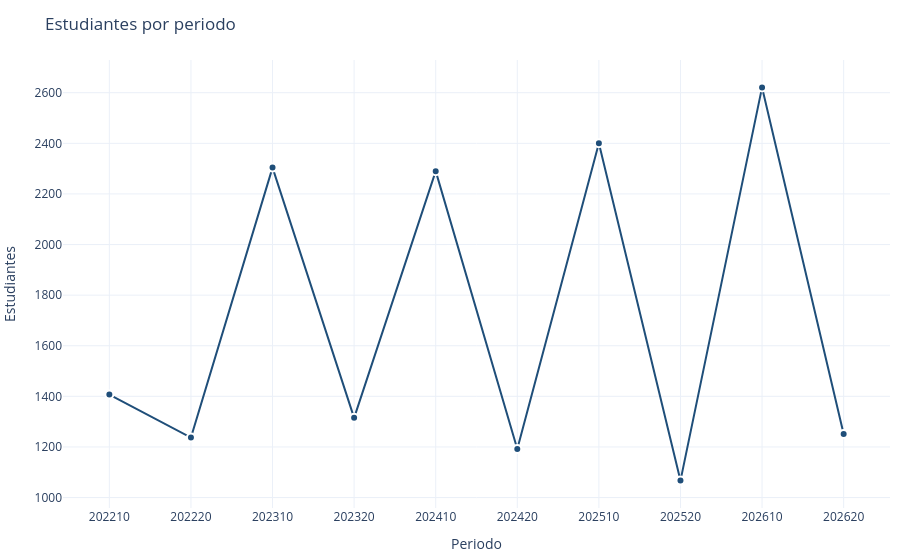
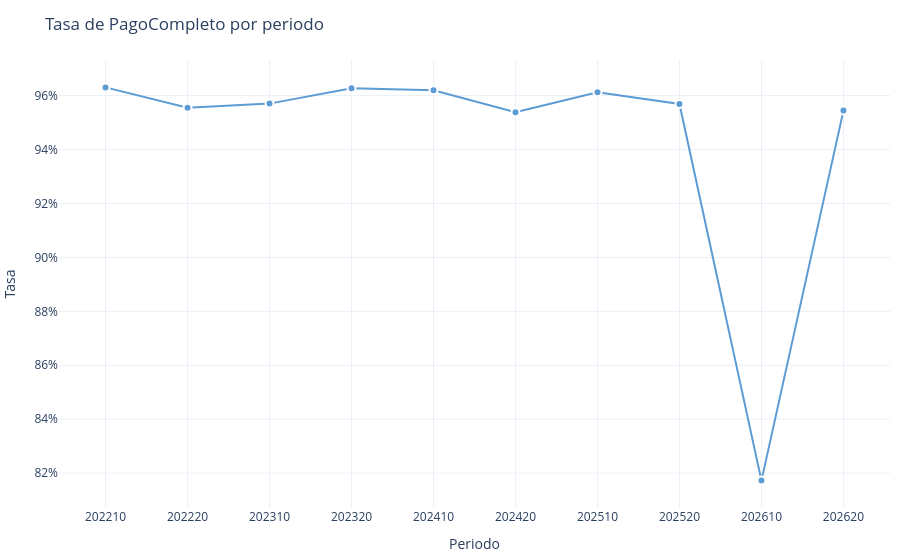

Write notebook code for charts like these, in order.
### Markdown cell above
## 5. Tendencia por periodo (`PeriodoBanner_Sales`)

Volumen de estudiantes y tasa de `PagoCompleto` por periodo. Dos gráficos de un solo eje cada uno (evitar doble eje).

### Code cell
por_periodo = (
    df.assign(es_pago_completo=df["AdEstado"] == "PagoCompleto")
    .groupby("PeriodoBanner_Sales")
    .agg(n_estudiantes=("IdBanner", "count"), tasa_pago_completo=("es_pago_completo", "mean"))
    .reset_index()
    .sort_values("PeriodoBanner_Sales")
)

fig_vol = go.Figure(
    go.Scatter(
        x=por_periodo["PeriodoBanner_Sales"].astype(str),
        y=por_periodo["n_estudiantes"],
        mode="lines+markers",
        line=dict(color=COLOR_PRIMARIO, width=2),
        marker=dict(size=8, color=COLOR_PRIMARIO, line=dict(width=2, color="white")),
    )
)
fig_vol.update_layout(
    template="plotly_white",
    title="Estudiantes por periodo",
    xaxis_title="Periodo",
    yaxis_title="Estudiantes",
    showlegend=False,
    margin=dict(l=10, r=10, t=60, b=10),
)
fig_vol.show()

fig_tasa = go.Figure(
    go.Scatter(
        x=por_periodo["PeriodoBanner_Sales"].astype(str),
        y=por_periodo["tasa_pago_completo"],
        mode="lines+markers",
        line=dict(color=COLOR_TERCIARIO, width=2),
        marker=dict(size=8, color=COLOR_TERCIARIO, line=dict(width=2, color="white")),
    )
)
fig_tasa.update_layout(
    template="plotly_white",
    title="Tasa de PagoCompleto por periodo",
    xaxis_title="Periodo",
    yaxis_title="Tasa",
    yaxis_tickformat=".0%",
    showlegend=False,
    margin=dict(l=10, r=10, t=60, b=10),
)
fig_tasa.show()

### Figure 1 — Plotly figure (JSON) as saved in the notebook; plotly's stock layout.template omitted (floating-point values rounded to 4 significant figures)
{"data": [{"line": {"color": "#1F4E79", "width": 2}, "marker": {"color": "#1F4E79", "line": {"color": "white", "width": 2}, "size": 8}, "mode": "lines+markers", "type": "scatter", "x": ["202210", "202220", "202310", "202320", "202410", "202420", "202510", "202520", "202610", "202620"], "y": [1407, 1237, 2304, 1315, 2290, 1192, 2400, 1067, 2621, 1251]}], "layout": {"margin": {"b": 10, "l": 10, "r": 10, "t": 60}, "showlegend": false, "title": {"text": "Estudiantes por periodo"}, "xaxis": {"title": {"text": "Periodo"}}, "yaxis": {"title": {"text": "Estudiantes"}}}}

### Figure 2 — Plotly figure (JSON) as saved in the notebook; plotly's stock layout.template omitted (floating-point values rounded to 4 significant figures)
{"data": [{"line": {"color": "#5D9BD5", "width": 2}, "marker": {"color": "#5D9BD5", "line": {"color": "white", "width": 2}, "size": 8}, "mode": "lines+markers", "type": "scatter", "x": ["202210", "202220", "202310", "202320", "202410", "202420", "202510", "202520", "202610", "202620"], "y": [0.963, 0.9555, 0.957, 0.9627, 0.962, 0.9539, 0.9613, 0.9569, 0.8172, 0.9544]}], "layout": {"margin": {"b": 10, "l": 10, "r": 10, "t": 60}, "showlegend": false, "title": {"text": "Tasa de PagoCompleto por periodo"}, "xaxis": {"title": {"text": "Periodo"}}, "yaxis": {"tickformat": ".0%", "title": {"text": "Tasa"}}}}
